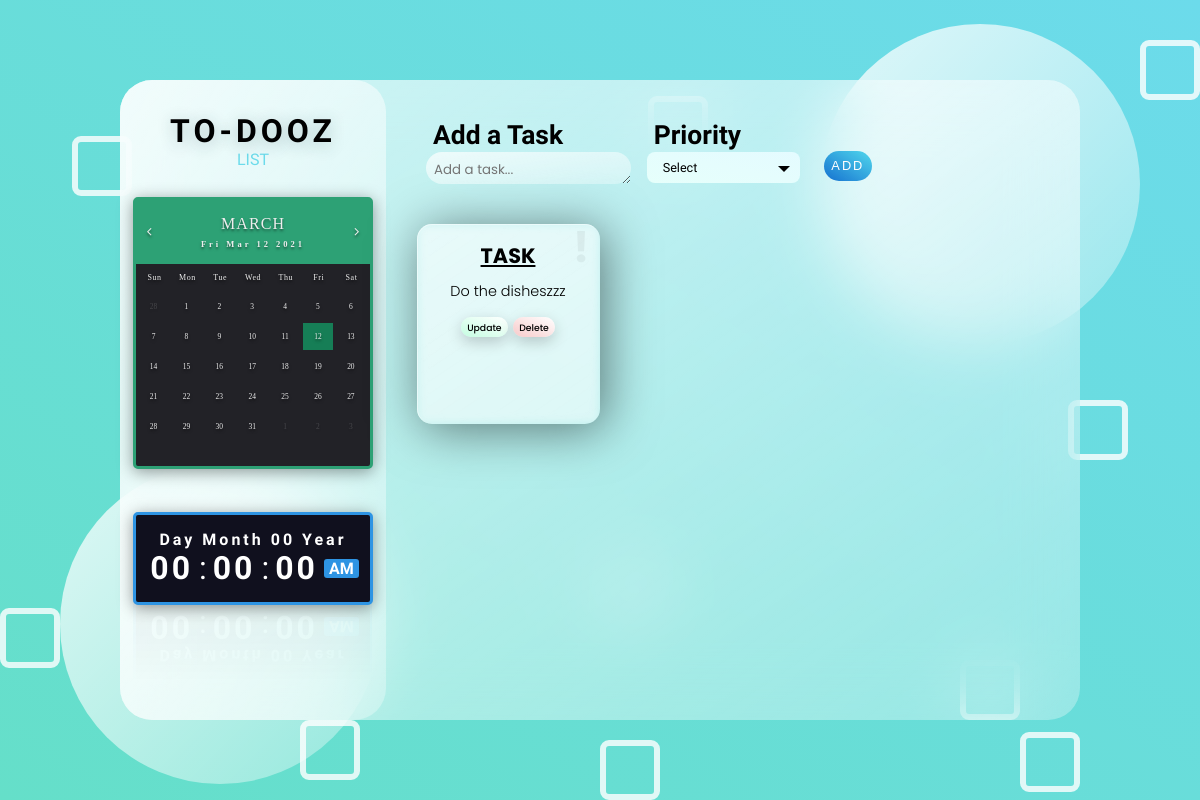
The page /glass on the database as committed earlier.
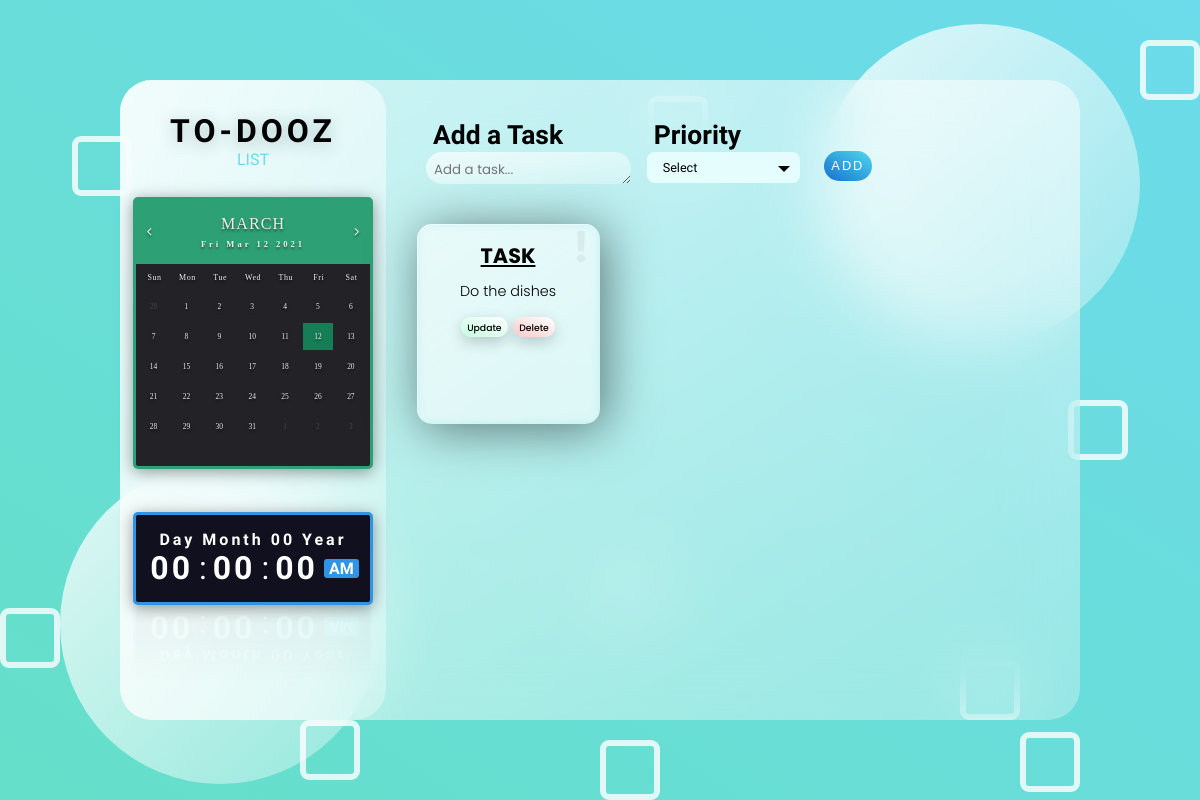
The same page on the database as committed later.
### app.py (models this page shows, shortened)
class TodoGlass(db.Model):
    id = db.Column(db.Integer, primary_key=True)
    content = db.Column(db.String(200), nullable=False)
    category = db.Column(db.String(80), nullable=False)
    priority = db.Column(db.String(2))
    date_created = db.Column(db.DateTime, default=datetime.utcnow)

### app.py (the view)
@app.route('/glass', methods=['GET', 'POST'])
def glasshome():
    if request.method == 'POST': #grab task and put on database
        task_content = request.form['content'] #content of input
        task_priority = request.form.getlist('category')
        task_priority = task_priority[0]
        if task_priority == "Urgent":
            priority = 1
        elif task_priority == 'Important':
            priority = 2
        else:
            priority = 3
        new_task = TodoGlass(content=task_content, category=task_priority, priority=priority) #create new task from input
        try: #commit task to database
            db.session.add(new_task)
            db.session.commit()
            return redirect('/glass') #redirect back home
        except:
            return 'There was an issue adding your task'
    else:
        tasks = TodoGlass.query.order_by(TodoGlass.priority).order_by(TodoGlass.date_created).all() #return database contents in order of creation (new-old)
        return render_template('glass.html', tasks=tasks)

### templates/glass.html (shortened to what this page needs)
{% extends 'glassbase.html' %}
{% block head %}
<link
    rel='stylesheet'
    href='https://stackpath.bootstrapcdn.com/font-awesome/4.7.0/css/font-awesome.min.css'
/>
{% endblock %}
{% block body %}
<div class='dashboard'>
    <div class="titlecontainer">
        <div class="title">
            <span class='text1'>To-Dooz</span>
            <span class='text2'>List</span>
        </div>
    </div>
    <div class="container">
        <div class="calendar">
            <div class="month">
            <i class="fa fa-angle-left prev"></i>
            <div class="date">
                <h1></h1>
                <p></p>
            </div>
            <i class="fa fa-angle-right next"></i>
            </div>
            <div class="weekdays">
            <div>Sun</div>
            <div>Mon</div>
            <div>Tue</div>
            <div>Wed</div>
            <div>Thu</div>
            <div>Fri</div>
            <div>Sat</div>
            </div>
            <div class="days"></div>
        </div>
    </div>
    <div class="datetime">
        <div class="date">
            <span id='dayname'>Day</span>
            <span id='month'>Month</span>
            <span id='daynum'>00</span>
            <span id='year'>Year</span>
        </div>
        <div class="time">
            <span id='hour'>00</span>:
            <span id='minutes'>00</span>:
            <span id='seconds'>00</span>
            <span id='period'>AM</span>
        </div>
    </div>
</div>
<div class="tasks">
    <form action='/glass' method='POST'>
        <div class="addtask">
            <div class="taskname">
                <h1> Add a Task </h1>
                <textarea rows='1' placeholder="Add a task..." id='content' name='content' required></textarea>
            </div>
            <div class="priority">
                <h1>Priority</h1>
                <div class="select-box">
                    <div class="custom-select">
                        <select name='category' id='cusSelectbox'>
                            <option value="Task" >Select</option>
                        </select>
                    </div>
                </div>
            </div>
            <div class="button">
                <input class='taskbutton' type="submit" value='ADD'/>
            </div>
        </div>
    </form>
    <div class="containercard">
        {% for task in tasks %}
        <div class="card">
            <div class="content"    id='contentflip'>
                <div class="card__face card__face--front">
                    {% if task.category == 'Task' %}
                    <h2 class='task'>!</h2>
                    {% endif %}
                    <h3>{{ task.category }}</h3>
                    <p>{{ task.content }}</p>
                    <button class=flipper type="button">Update</button>
                    <a id='deletebutton' href='/glass/delete/{{task.id}}'>Delete</a>
                </div>
                <div class="card__face card__face--back">
                    <form action="/glass/update/{{task.id}}" method="POST">
                        <div class="custom-select">
                            <select name='category' id='cusSelectbox'>
                                <option value="Task">Select Priority</option>
                            </select>
                        </div>
                        <textarea rows='5' placeholder="Add a task..." id='content' name='content' required>{{task.content}}</textarea>
                        <div class="backupdates">
                            <input class="backupdate" type="submit" value="Update">
                            <a id='deletebutton' class="backupdate" href='/glass/delete/{{task.id}}'>Delete</a>
                        </div>
                    </form>
                </div>
            </div>
        </div>
        {% endfor %}
    </div>
</div>
{% endblock %}

### templates/glassbase.html (shortened to what this page needs)
<!DOCTYPE html>
<html>
    <head>
        <link rel="stylesheet" href="{{ url_for('static', filename='css/title.css') }}">
        <link rel="stylesheet" href="{{ url_for('static', filename='css/calendar.css') }}">
        <link rel="stylesheet" href="{{ url_for('static', filename='css/clock.css') }}">
        <link rel="stylesheet" href="{{ url_for('static', filename='css/taskname.css') }}">
        <link rel="stylesheet" href="{{ url_for('static', filename='css/cards.css') }}">
        <link rel="stylesheet" href="{{ url_for('static', filename='css/priority.css') }}">
        <link rel="stylesheet" href="{{ url_for('static', filename='css/animated.css') }}">
        <link rel="stylesheet" href="{{ url_for('static', filename='css/glassstyle.css') }}">
        {% block head %}{% endblock %}
    </head>
    <body onload='initClock()'>
        <div class='wrapper'>
            <div class='box'>
                <div></div>
                <div></div>
                <div></div>
                <div></div>
                <div></div>
                <div></div>
                <div></div>
                <div></div>
                <div></div>
                <div></div>
            </div>
        </div>
        <main>
            <section class="glass">
                {% block body %}{% endblock %}
            </section>
        </main>
        <div class="circle1"></div>
        <div class="circle2"></div>
    </body>
</html>

### static/css/title.css (style rules this page uses)
.titlecontainer { position: relative; display: block; margin-top: 2rem; }
.title { text-align: center; width: 100%; height: 75px; }
.title span { text-transform: uppercase; display: block; }
.text1 { font-size: 2rem; font-weight: 700; letter-spacing: 4px; margin-bottom: 0px; background: transparent; position: relative; animation: text1 3s 1; color: black; font-family: 'Tenor Sans', sans-serif; text-shadow: 0 calc(0.5rem/3) 1rem rgba(30, 63, 73, 0.3);; }
.text2 { font-family: 'Nanum Gothic Coding', monospace; font-size: 1rem; color: #6cdbeb; animation: text2 3s 1; }

### static/css/calendar.css (style rules this page uses)
.container { color: #eee; display: flex; justify-content: center; align-items: center; padding: 15px 13px; margin-top: -5px; margin-bottom: 13px; }
.calendar { width: calc(45rem/3); height: calc(51rem/3); background-color: #222227; box-shadow: 0 calc(0.5rem/3) 1rem rgba(0, 0, 0, 0.4); border: 3px solid #2da175; border-radius: 5px; }
.month { width: 100%; height: 4rem; background-color: #2da175; display: flex; justify-content: space-between; align-items: center; padding: 0 calc(2rem/3); text-align: center; text-shadow: 0 calc(0.3rem/3) calc(0.5rem/3) rgba(0, 0, 0, 0.5); }
.month i { font-size: calc(2.5rem/3); cursor: pointer; }
.month h1 { font-size: 1rem; font-weight: 400; text-transform: uppercase; letter-spacing: calc(0.2rem/3); margin-bottom: calc(1rem/3); }
.month p { font-size: calc(1.6rem/3); }
.weekdays { width: 100%; height: calc(5rem/3); padding: 0 calc(0.4rem/3); display: flex; align-items: center; }
.weekdays div { font-size: calc(1.5rem/3); font-weight: 400; letter-spacing: calc(0.1rem/3); width: calc(calc(44.2rem / 7)/3); display: flex; justify-content: center; align-items: center; text-shadow: 0 calc(0.3rem/3) calc(0.5rem/3) rgba(0, 0, 0, 0.5); }
.days { width: 100%; display: flex; flex-wrap: wrap; padding: calc(0.2rem/3); }

### static/css/clock.css (style rules this page uses)
.datetime { color: #fff; background: #10101E; font-family: 'Abel', sans-serif; width: 90%; padding: 15px 10px; border: 3px solid #2E94E3; border-radius: 5px; -webkit-box-reflect: below -15px linear-gradient(transparent, rgba(255, 255, 255, 0.05)); transition: 0.5s; transition-property: background, box-shadow; margin-bottom: -30px; margin-top: 15px; box-shadow: 0 calc(0.5rem/3) 1rem rgba(0, 0, 0, 0.4); }
.date { font-size: 1rem; font-weight: 600; text-align: center; letter-spacing: 3px; }
.time { font-size: 2rem; display: flex; justify-content: center; align-items: center; }
.time span:not(:last-child) { position: relative; margin: 0 6px; font-weight: 600; text-align: center; letter-spacing: 3px; }
.time span:last-child { background: #2E94E3; font-size: 1rem; font-weight: 600; text-transform: uppercase; margin-top: 0px; margin-right: 3px; padding: 0 5px; border-radius: 3px; }

### static/css/taskname.css (style rules this page uses)
.taskname { margin-right: 1rem; width: calc(100%/3); }
.addtask h1 { margin-left: 7px; margin-bottom: 2px; }
.addtask textarea { font-family: 'Poppins', 'sans-serif'; background: linear-gradient( to right bottom, rgba(255, 255, 255, 0.7), rgba(255, 255, 255, 0.3)); border: none; width: 100%; padding: 0.5rem; border-radius: 2rem; }
.content textarea { background: linear-gradient( to right bottom, rgba(255, 255, 255, 0.7), rgba(255, 255, 255, 0.3)); border: none; margin-top: 2px; width: 100%; padding: 0.5rem; border-radius: 2rem; }
.backupdate { font-size: calc(0.5rem); padding: calc(8px/3) calc(20px/3); margin-top: calc(15px/3); background: linear-gradient( to right top, rgba(6, 102, 204, 0.925), rgba(72, 213, 235, 0.945)); color: #fff; border-radius: 20px; text-decoration: none; font-weight: 500; box-shadow: 0 5px 15px rgba(0, 0, 0, 0.2); padding-top: 4px; border: transparent; font-family: 'Poppins', 'sans-serif'; }

### static/css/priority.css (style rules this page uses)
.priority { margin-right: 1.5rem; width: calc(100%/4); }
.custom-select { position: relative; font-size: 0.79rem; }
.custom-select select { display: none; }

Rows that differ between the two databases and show on the page:
changed TodoGlass "TASK": content "Do the disheszzz" → "Do the dishes"
